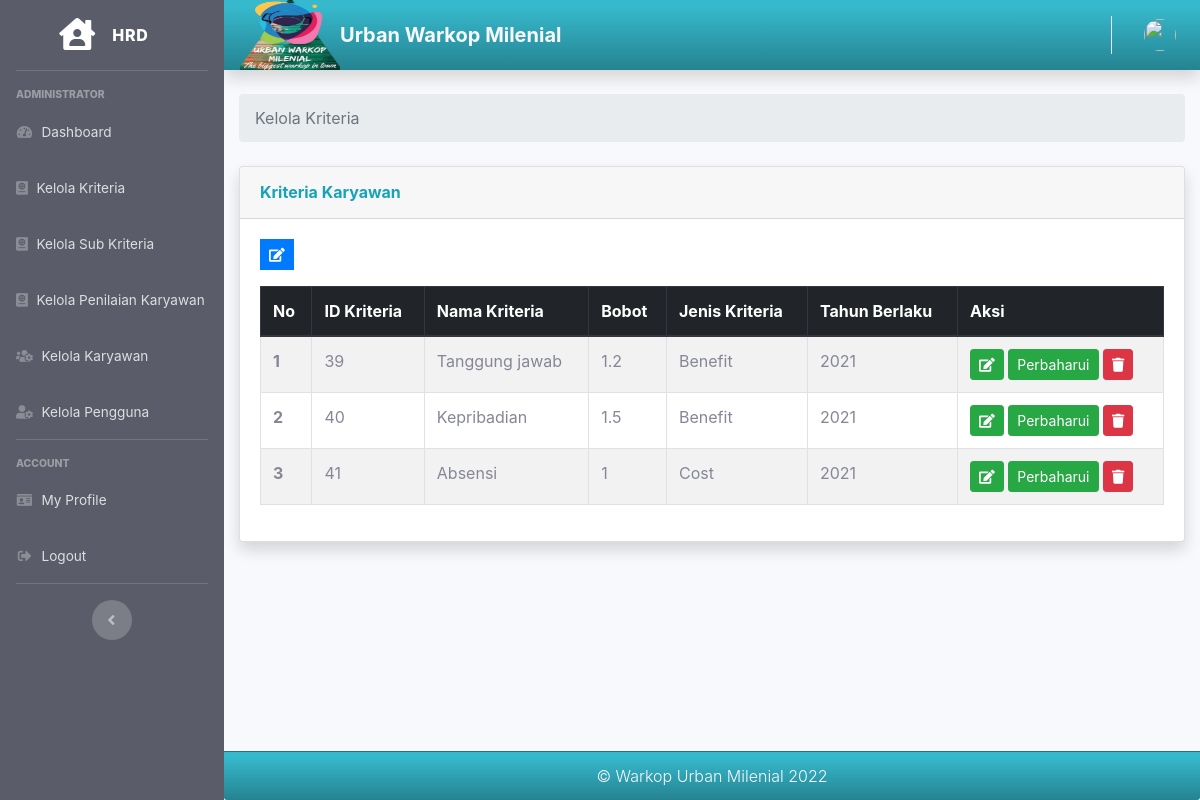
Before: /index.php/hrd/kelola_kriteria with the older database file.
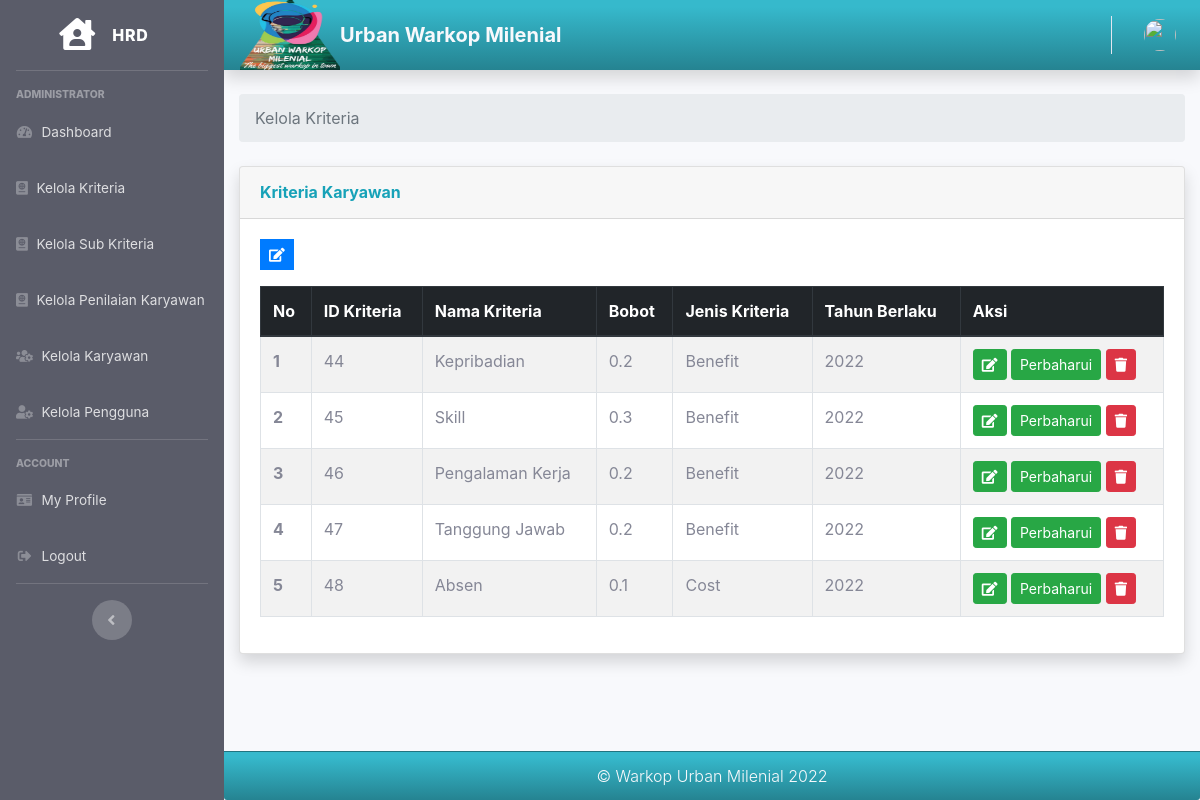
After: the same page with the newer database file.
### tables this page shows
CREATE TABLE `tb_kriteria` (
  `id_kriteria` int(11) NOT NULL,
  `nama_kriteria` varchar(50) NOT NULL,
  `bobot_kriteria` double NOT NULL,
  `jenis_kriteria` varchar(15) NOT NULL,
  `tahun` varchar(4) NOT NULL
);

### application/controllers/Hrd.php (called while the page is built, shortened)
<?php
class Hrd extends CI_Controller
{
    public function __construct()
    {
        $this->load->model('Hrd_model');
        $this->load->model('Kriteria_model');
        $this->load->model('Kriteria_model');
        $this->load->model('Kabag_model');
        $this->load->model('Karyawan_model');
        $this->load->model('Penilaian_model');
        $this->load->model('Peringkat_model');
    }
    public function kelola_kriteria()
    {
        $data['user'] = $this->db->get_where('user', ['email' => $this->session->userdata('email')])->row_array();
        $data['tb_kriteria'] = $this->db->get('tb_kriteria')->result_array();
        $data['cek'] = $this->Kriteria_model->cekIfUsed();
        $data['title'] = 'Kelola Kriteria';
        $this->load->view('templates/hrd_header', $data);
        $this->load->view('templates/hrd_sidebar', $data);
        $this->load->view('templates/hrd_topbar', $data);
        $this->load->view('hrd/kelola_kriteria', $data);
        $this->load->view('templates/hrd_footer', $data);
    }
}

### index.php (called while the page is built, shortened)
<?php
require_once BASEPATH.'core/CodeIgniter.php';

### application/views/hrd/kelola_kriteria.php (the view, shortened to what this page needs)
<div class="container-fluid">
    <nav aria-label="breadcrumb">
        <ol class="breadcrumb">
            <li class="breadcrumb-item active" aria-current="page">Kelola Kriteria</li>
        </ol>
    </nav>
    <div class="card shadow mb-4">
        <div class="card-header py-3">
            <h6 class="m-0 font-weight-bold text-info">Kriteria Karyawan</h6>
        </div>
        <div class="card-body">
            <a class="btn btn-primary btn-sm rounded-0 mb-3" data-toggle="tooltip" data-placement="top" title="Input" href="<?= base_url('hrd/tambah_kriteria'); ?> ">
                <i class="fa fa-edit"></i>
            </a>
            <table id="example" class="table table-striped table-bordered" style="width:100%">
                <thead class="thead-dark">
                    <tr>
                        <th scope="col">No</th>
                        <th scope="col">ID Kriteria</th>
                        <th scope="col">Nama Kriteria</th>
                        <th scope="col">Bobot</th>
                        <th scope="col">Jenis Kriteria</th>
                        <th scope="col">Tahun Berlaku</th>
                        <th scope="col">Aksi</th>
                    </tr>
                </thead>
                <tbody>
                    <?php $i = 1; ?>
                    <?php foreach ($tb_kriteria as $p) : ?>
                        <tr>
                            <th scope="row"><?= $i; ?></th>
                            <td><?= $p['id_kriteria']; ?></td>
                            <td><?= $p['nama_kriteria']; ?></td>
                            <td><?= $p['bobot_kriteria']; ?></td>
                            <td><?= $p['jenis_kriteria']; ?></td>
                            <td><?= $p['tahun']; ?></td>
                            <td>
                                <a class="btn btn-success btn-sm " type="button" data-toggle="tooltip" data-placement="top" title="Edit" href="<?= base_url(); ?>hrd/ubah_kriteria/<?php echo $p['id_kriteria'] ?> "><i class="fa fa-edit"></i></a>
                                <a class="btn btn-success btn-sm " type="button" data-toggle="tooltip" data-placement="top" title="Edit" href="<?= base_url(); ?>hrd/ubah_kriteria/<?php echo $p['id_kriteria'] ?> ">Perbaharui</a>
                                <a class="btn btn-danger btn-sm tombol-hapus-kriteria" type="button" data-toggle="tooltip" data-placement="top" title="Delete" href="<?php base_url(); ?>hrd/delete_kriteria/ <?php echo $p['id_kriteria'] ?> "><i class="fa fa-trash"></i></a>
                            </td>
                        </tr>
                        <?php $i++; ?>
                    <?php endforeach; ?>
                </tbody>
            </table>
        </div>
    </div>
</div>
</div>

### application/views/templates/hrd_header.php (shortened to what this page needs)
<!DOCTYPE html>
<html lang="en">
<head>
    <link href="<?= base_url('assets'); ?>/vendor/fontawesome-free/css/all.min.css" rel="stylesheet" type="text/css">
    <link href="<?= base_url('assets/'); ?>css/sb-admin-2.min.css" rel="stylesheet">
    <link href="<?= base_url('assets/'); ?>css/custom.css" rel="stylesheet">
    <link rel="stylesheet" type="text/css" href="https://cdn.datatables.net/v/dt/dt-1.10.20/datatables.min.css" />
    <link href="https://cdnjs.cloudflare.com/ajax/libs/twitter-bootstrap/4.1.3/css/bootstrap.css" rel="stylesheet" type="text/css">
    <link href="https://cdn.datatables.net/1.10.20/css/dataTables.bootstrap4.min.css" rel="stylesheet" type="text/css">
</head>
<body id="page-top">
    <div id="wrapper">

### application/views/templates/hrd_sidebar.php
<ul class="navbar-nav bg-gray-800 sidebar sidebar-dark accordion" id="accordionSidebar">
    <a class="sidebar-brand d-flex align-items-center justify-content-center" href="<?= base_url('hrd/index'); ?>">
        <div class="sidebar-brand-icon ">
            <i class="fas fa-house-user"></i>
        </div>
        <div class="sidebar-brand-text mx-3">HRD</div>
    </a>
    <hr class="sidebar-divider">
    <div class="sidebar-heading">
        Administrator
    </div>
    <li class="nav-item">
        <a class="nav-link" href="<?= base_url('hrd/index'); ?>">
            <i class="fas fa-fw fa-tachometer-alt"></i>
            <span>Dashboard</span></a>
        <a class="nav-link" href="<?= base_url('hrd/kelola_kriteria'); ?>">
            <i class="fas fa-passport"></i>
            <span>Kelola Kriteria</span></a>
        <a class="nav-link" href="<?= base_url('hrd/kelola_sub_kriteria'); ?>">
            <i class="fas fa-passport"></i>
            <span>Kelola Sub Kriteria</span></a>
        <a class="nav-link" href="<?= base_url('hrd/kelola_penilaian_karyawan'); ?>">
            <i class="fas fa-passport"></i>
            <span>Kelola Penilaian Karyawan</span></a>
        <a class="nav-link" href="<?= base_url('hrd/kelola_karyawan'); ?>">
            <i class="fas fa-users-cog"></i>
            <span>Kelola Karyawan</span></a>
        <a class="nav-link" href="<?= base_url('hrd/kelola_pengguna'); ?>">
            <i class="fas fa-fw fa-user-cog"></i>
            <span>Kelola Pengguna</span></a>
    </li>
    <hr class="sidebar-divider">
    <div class="sidebar-heading">
        Account
    </div>
    <li class="nav-item">
        <a class="nav-link" href="<?= base_url('hrd/profile'); ?>">
            <i class="fas fa-fw fa-id-card"></i>
            <span>My Profile</span></a>
    </li>
    <li class="nav-item">
        <a class="nav-link" data-toggle="modal" data-target="#logoutModal" href="<?= base_url('auth/logout'); ?>">
            <i class="fas fa-fw fa-sign-out-alt"></i>
            <span>Logout</span></a>
    </li>
    <hr class="sidebar-divider d-none d-md-block">
    <div class="text-center d-none d-md-inline">
        <button class="rounded-circle border-0" id="sidebarToggle"></button>
    </div>
</ul>

### application/views/templates/hrd_topbar.php (shortened to what this page needs)
<div id="content-wrapper" class="d-flex flex-column">
    <div id="content">
        <nav class="navbar navbar-expand navbar-light bg-gradient-info topbar mb-4 static-top shadow">
            <img src="<?= base_url('assets/img/logoo.png') ?>" width="100" height="70" class="d-inline-block align-top text " alt="">
            <a class="navbar-brand text-gray-100 font-weight-bolder" href="#">Urban Warkop Milenial</a>
            <ul class="navbar-nav ml-auto">
                <li class="nav-item dropdown no-arrow">
                    <a class="nav-link dropdown-toggle" href="#" id="userDropdown" role="button" data-toggle="dropdown" aria-haspopup="true" aria-expanded="false">
                        <img class="img-profile rounded-circle" src="<?= base_url('assets/img/profile/') . $user['image']; ?>">
                    </a>
                </li>
            </ul>
        </nav>

### application/views/templates/hrd_footer.php (shortened to what this page needs)
<footer class="card-footer bg-gradient-info">
    <div class="container my-auto">
        <div class="copyright text-center text-gray-100 font-weight-light my-auto">
            <span>&copy; Warkop Urban Milenial <?= date('Y'); ?></span>
        </div>
    </div>
</footer>
</div>
</div>
</body>
</html>

### assets/css/custom.css (style rules this page uses)
body { font-family: 'Open Sans', sans-serif; }
#wrapper { width: 100%; background:#202020; }
.text-center { text-align:center; }
@media (min-width:768px) { .navbar { border-radius: 0px; } }

Changed rows visible on the page:
removed tb_kriteria: id_kriteria "39", nama_kriteria "Tanggung jawab", bobot_kriteria "1.2", jenis_kriteria "Benefit", tahun "2021"
removed tb_kriteria: id_kriteria "40", nama_kriteria "Kepribadian", bobot_kriteria "1.5", jenis_kriteria "Benefit", tahun "2021"
removed tb_kriteria: id_kriteria "41", nama_kriteria "Absensi", bobot_kriteria "1", jenis_kriteria "Cost", tahun "2021"
added tb_kriteria: id_kriteria "44", nama_kriteria "Kepribadian", bobot_kriteria "0.2", jenis_kriteria "Benefit", tahun "2022"
added tb_kriteria: id_kriteria "45", nama_kriteria "Skill", bobot_kriteria "0.3", jenis_kriteria "Benefit", tahun "2022"
added tb_kriteria: id_kriteria "46", nama_kriteria "Pengalaman Kerja", bobot_kriteria "0.2", jenis_kriteria "Benefit", tahun "2022"
added tb_kriteria: id_kriteria "47", nama_kriteria "Tanggung Jawab", bobot_kriteria "0.2", jenis_kriteria "Benefit", tahun "2022"
added tb_kriteria: id_kriteria "48", nama_kriteria "Absen", bobot_kriteria "0.1", jenis_kriteria "Cost", tahun "2022"
